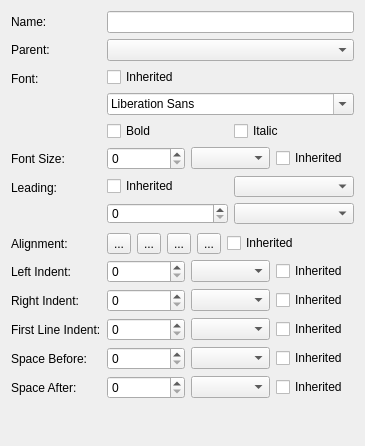
<?xml version="1.0" encoding="UTF-8"?>
<ui version="4.0">
 <class>Form</class>
 <widget class="QWidget" name="Form">
  <property name="geometry">
   <rect>
    <x>0</x>
    <y>0</y>
    <width>365</width>
    <height>446</height>
   </rect>
  </property>
  <property name="windowTitle">
   <string>Form</string>
  </property>
  <layout class="QFormLayout" name="formLayout">
   <item row="0" column="0">
    <widget class="QLabel" name="label">
     <property name="text">
      <string>Name:</string>
     </property>
    </widget>
   </item>
   <item row="0" column="1">
    <widget class="QLineEdit" name="lineEdit"/>
   </item>
   <item row="1" column="0">
    <widget class="QLabel" name="label_2">
     <property name="text">
      <string>Parent:</string>
     </property>
    </widget>
   </item>
   <item row="1" column="1">
    <widget class="QComboBox" name="comboBox"/>
   </item>
   <item row="2" column="0">
    <widget class="QLabel" name="label_3">
     <property name="text">
      <string>Font:</string>
     </property>
    </widget>
   </item>
   <item row="2" column="1">
    <layout class="QGridLayout" name="gridLayout">
     <item row="1" column="0" colspan="2">
      <widget class="QFontComboBox" name="fontComboBox"/>
     </item>
     <item row="2" column="0">
      <widget class="QCheckBox" name="checkBox">
       <property name="text">
        <string>Bold</string>
       </property>
      </widget>
     </item>
     <item row="2" column="1">
      <widget class="QCheckBox" name="checkBox_2">
       <property name="text">
        <string>Italic</string>
       </property>
      </widget>
     </item>
     <item row="0" column="0">
      <widget class="QCheckBox" name="checkBox_3">
       <property name="text">
        <string>Inherited</string>
       </property>
      </widget>
     </item>
    </layout>
   </item>
   <item row="3" column="0">
    <widget class="QLabel" name="label_4">
     <property name="text">
      <string>Font Size:</string>
     </property>
    </widget>
   </item>
   <item row="3" column="1">
    <layout class="QHBoxLayout" name="horizontalLayout_2">
     <item>
      <widget class="QSpinBox" name="spinBox"/>
     </item>
     <item>
      <widget class="QComboBox" name="comboBox_2"/>
     </item>
     <item>
      <widget class="QCheckBox" name="checkBox_4">
       <property name="text">
        <string>Inherited</string>
       </property>
      </widget>
     </item>
    </layout>
   </item>
   <item row="4" column="0">
    <widget class="QLabel" name="label_5">
     <property name="text">
      <string>Leading:</string>
     </property>
    </widget>
   </item>
   <item row="4" column="1">
    <layout class="QGridLayout" name="gridLayout_2">
     <item row="0" column="0">
      <widget class="QCheckBox" name="checkBox_11">
       <property name="text">
        <string>Inherited</string>
       </property>
      </widget>
     </item>
     <item row="0" column="1">
      <widget class="QComboBox" name="comboBox_9"/>
     </item>
     <item row="1" column="0">
      <widget class="QSpinBox" name="spinBox_2"/>
     </item>
     <item row="1" column="1">
      <widget class="QComboBox" name="comboBox_3"/>
     </item>
    </layout>
   </item>
   <item row="5" column="0">
    <widget class="QLabel" name="label_6">
     <property name="text">
      <string>Alignment:</string>
     </property>
    </widget>
   </item>
   <item row="5" column="1">
    <layout class="QHBoxLayout" name="horizontalLayout_3">
     <item>
      <widget class="QToolButton" name="toolButton">
       <property name="text">
        <string>...</string>
       </property>
      </widget>
     </item>
     <item>
      <widget class="QToolButton" name="toolButton_2">
       <property name="text">
        <string>...</string>
       </property>
      </widget>
     </item>
     <item>
      <widget class="QToolButton" name="toolButton_3">
       <property name="text">
        <string>...</string>
       </property>
      </widget>
     </item>
     <item>
      <widget class="QToolButton" name="toolButton_4">
       <property name="text">
        <string>...</string>
       </property>
      </widget>
     </item>
     <item>
      <widget class="QCheckBox" name="checkBox_10">
       <property name="text">
        <string>Inherited</string>
       </property>
      </widget>
     </item>
    </layout>
   </item>
   <item row="6" column="0">
    <widget class="QLabel" name="label_7">
     <property name="text">
      <string>Left Indent:</string>
     </property>
    </widget>
   </item>
   <item row="6" column="1">
    <layout class="QHBoxLayout" name="horizontalLayout_4">
     <item>
      <widget class="QSpinBox" name="spinBox_3"/>
     </item>
     <item>
      <widget class="QComboBox" name="comboBox_4"/>
     </item>
     <item>
      <widget class="QCheckBox" name="checkBox_9">
       <property name="text">
        <string>Inherited</string>
       </property>
      </widget>
     </item>
    </layout>
   </item>
   <item row="7" column="0">
    <widget class="QLabel" name="label_8">
     <property name="text">
      <string>Right Indent:</string>
     </property>
    </widget>
   </item>
   <item row="7" column="1">
    <layout class="QHBoxLayout" name="horizontalLayout_5">
     <item>
      <widget class="QSpinBox" name="spinBox_4"/>
     </item>
     <item>
      <widget class="QComboBox" name="comboBox_5"/>
     </item>
     <item>
      <widget class="QCheckBox" name="checkBox_8">
       <property name="text">
        <string>Inherited</string>
       </property>
      </widget>
     </item>
    </layout>
   </item>
   <item row="8" column="0">
    <widget class="QLabel" name="label_9">
     <property name="text">
      <string>First Line Indent:</string>
     </property>
    </widget>
   </item>
   <item row="8" column="1">
    <layout class="QHBoxLayout" name="horizontalLayout_6">
     <item>
      <widget class="QSpinBox" name="spinBox_5"/>
     </item>
     <item>
      <widget class="QComboBox" name="comboBox_6"/>
     </item>
     <item>
      <widget class="QCheckBox" name="checkBox_7">
       <property name="text">
        <string>Inherited</string>
       </property>
      </widget>
     </item>
    </layout>
   </item>
   <item row="9" column="0">
    <widget class="QLabel" name="label_10">
     <property name="text">
      <string>Space Before:</string>
     </property>
    </widget>
   </item>
   <item row="9" column="1">
    <layout class="QHBoxLayout" name="horizontalLayout_7">
     <item>
      <widget class="QSpinBox" name="spinBox_6"/>
     </item>
     <item>
      <widget class="QComboBox" name="comboBox_7"/>
     </item>
     <item>
      <widget class="QCheckBox" name="checkBox_6">
       <property name="text">
        <string>Inherited</string>
       </property>
      </widget>
     </item>
    </layout>
   </item>
   <item row="10" column="0">
    <widget class="QLabel" name="label_11">
     <property name="text">
      <string>Space After:</string>
     </property>
    </widget>
   </item>
   <item row="10" column="1">
    <layout class="QHBoxLayout" name="horizontalLayout_8">
     <item>
      <widget class="QSpinBox" name="spinBox_7"/>
     </item>
     <item>
      <widget class="QComboBox" name="comboBox_8"/>
     </item>
     <item>
      <widget class="QCheckBox" name="checkBox_5">
       <property name="text">
        <string>Inherited</string>
       </property>
      </widget>
     </item>
    </layout>
   </item>
  </layout>
 </widget>
 <resources/>
 <connections/>
</ui>
